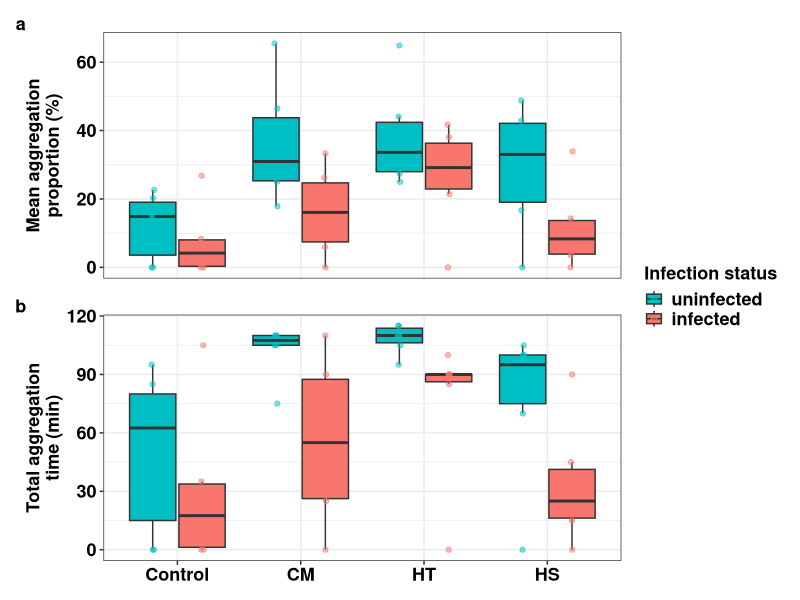
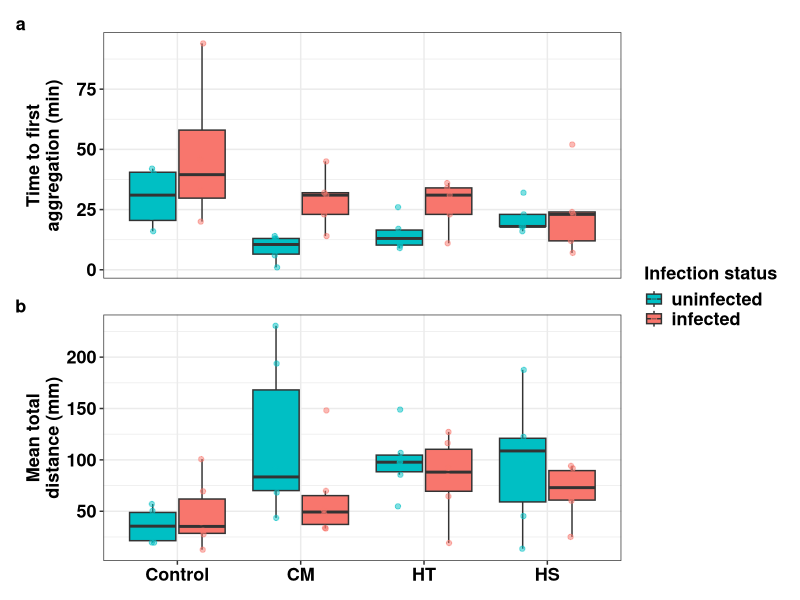
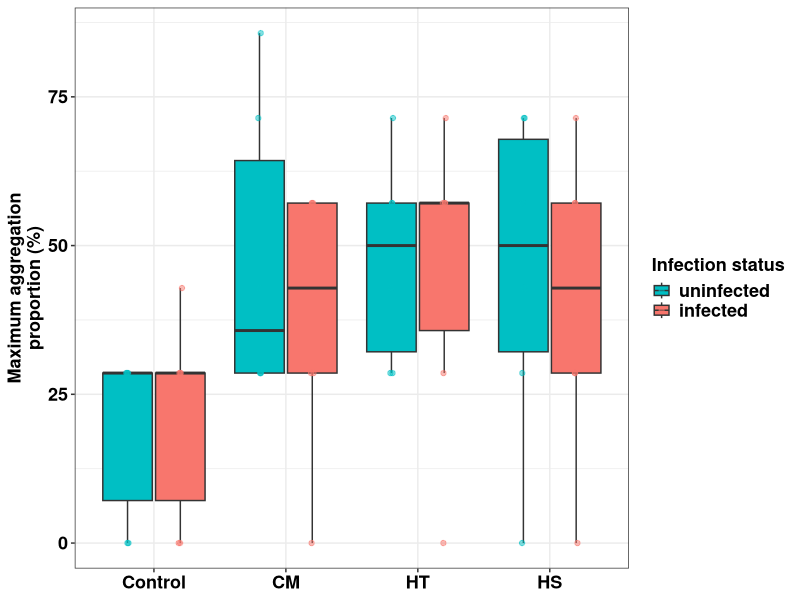
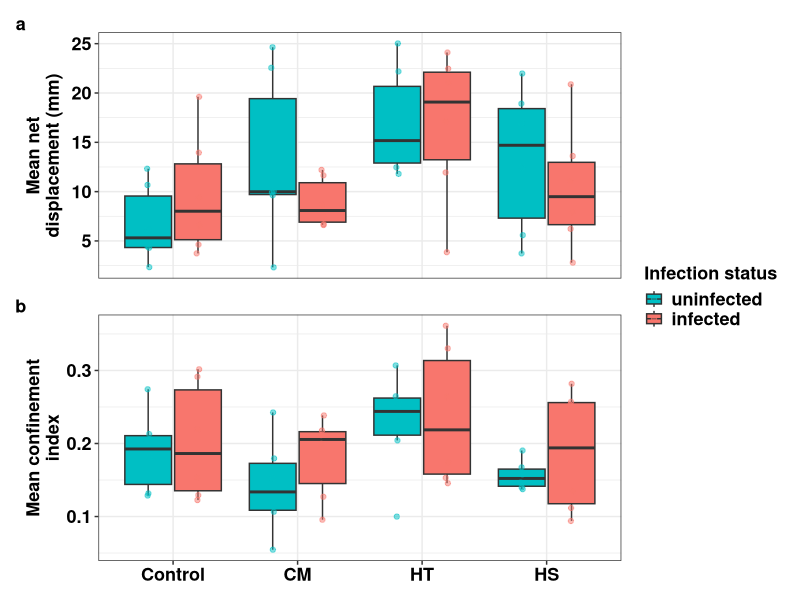
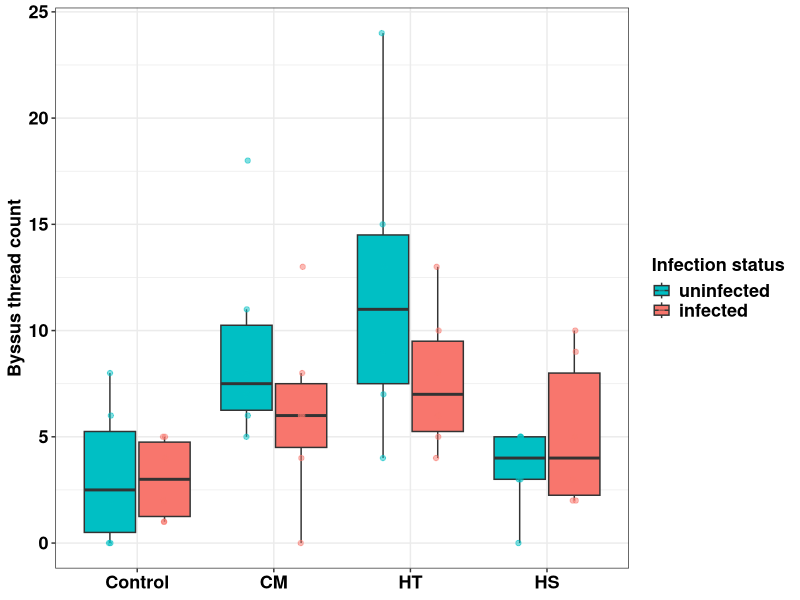
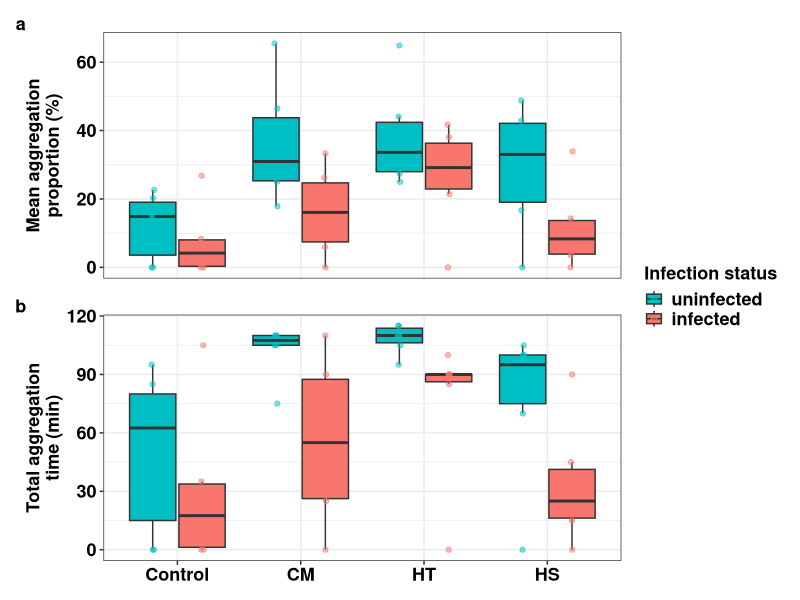
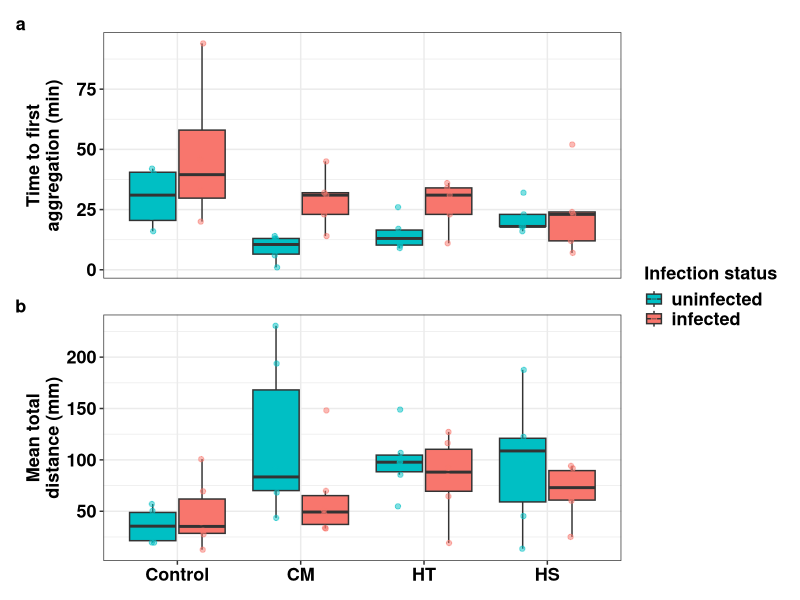
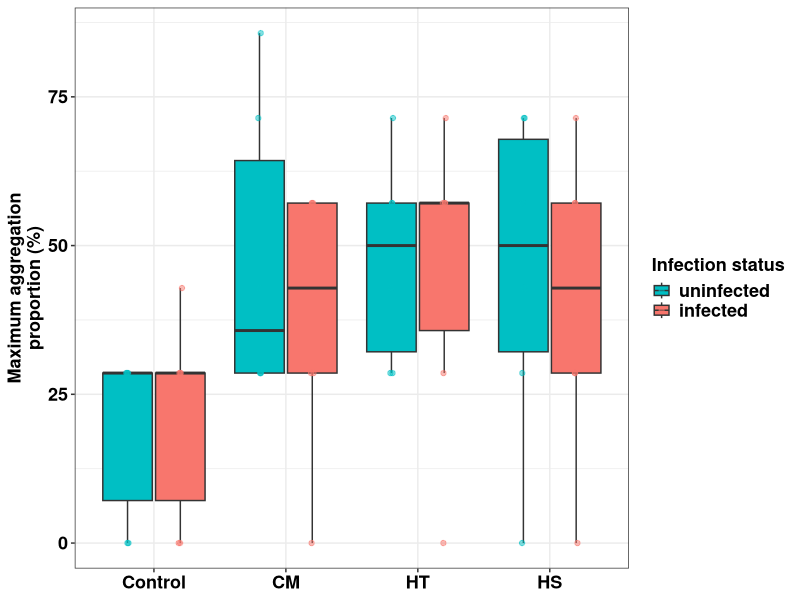

Generate these figures, in order, with R:
# # ============================================================
# Aggregation & Movement Figures
# Project: Effects of parasitic infection on predation risk
#          responses in blue mussels (Mytilus edulis)
#
# Main text:
#   Figure 1: (a) mean aggregation proportion, (b) total aggregation time
#   Figure 2: (a) time to first aggregation, (b) mean total distance
# Appendix (ordered by metric number in Table 1):
#   Figure S1: maximum aggregation proportion
#   Figure S2: (a) mean net displacement, (b) mean confinement index
#   Figure S3: byssus thread count
#
# Shared layout: paired panels share the x-axis (Group); a single
# legend is collected to the right; all fonts bold, size 13.
# ============================================================

library(dplyr)
library(ggplot2)
library(patchwork)

# ---- Data ----
move_total <- read.csv(
  "data/processed/merged_movement.csv",
  header = TRUE, sep = ",", stringsAsFactors = FALSE, fileEncoding = "UTF-8"
)
move_total$Group  <- factor(move_total$Group,
                            levels = c("Control", "CM", "HT", "HS"))
move_total$Status <- factor(move_total$Status,
                            levels = c("uninfected", "infected"))

# ---- Colours ----
col_status <- c("uninfected" = "#00BFC4", "infected" = "#F8766D")

# ---- Common theme (all bold, size 13) ----
base_theme <- theme_bw() +
  theme(
    strip.text   = element_text(face = "bold", size = 13, color = "black"),
    axis.text    = element_text(face = "bold", size = 13, color = "black"),
    axis.title   = element_text(face = "bold", size = 13, color = "black"),
    legend.title = element_text(face = "bold", size = 13, color = "black"),
    legend.text  = element_text(face = "bold", size = 13, color = "black"),
    legend.key.size = unit(0.5, "cm")
  )

# ---- Reusable panel builders ----------------------------------
# Top panel of a pair: x-axis removed (shared with bottom panel)
make_top <- function(data, yvar, ylab, tag) {
  ggplot(data, aes(x = Group, y = .data[[yvar]], fill = Status)) +
    geom_boxplot(outlier.shape = NA, position = position_dodge(width = 0.8)) +
    geom_jitter(aes(color = Status), alpha = 0.5, size = 1.5,
                position = position_jitterdodge(jitter.width = 0.05,
                                                dodge.width = 0.8)) +
    scale_fill_manual(values = col_status) +
    scale_color_manual(values = col_status) +
    base_theme +
    theme(axis.title.x = element_blank(),
          axis.text.x  = element_blank(),
          axis.ticks.x = element_blank(),
          plot.tag     = element_text(size = 13, face = "bold")) +
    labs(y = ylab, x = NULL,
         fill = "Infection status", color = "Infection status", tag = tag)
}

# Bottom panel of a pair: keeps the x-axis
make_bottom <- function(data, yvar, ylab, tag) {
  ggplot(data, aes(x = Group, y = .data[[yvar]], fill = Status)) +
    geom_boxplot(outlier.shape = NA, position = position_dodge(width = 0.8)) +
    geom_jitter(aes(color = Status), alpha = 0.5, size = 1.5,
                position = position_jitterdodge(jitter.width = 0.05,
                                                dodge.width = 0.8)) +
    scale_fill_manual(values = col_status) +
    scale_color_manual(values = col_status) +
    base_theme +
    theme(plot.tag = element_text(size = 13, face = "bold")) +
    labs(y = ylab, x = NULL,
         fill = "Infection status", color = "Infection status", tag = tag)
}

# Single (standalone) panel: keeps the x-axis, no tag
make_single <- function(data, yvar, ylab) {
  ggplot(data, aes(x = Group, y = .data[[yvar]], fill = Status)) +
    geom_boxplot(outlier.shape = NA, position = position_dodge(width = 0.8)) +
    geom_jitter(aes(color = Status), alpha = 0.5, size = 1.5,
                position = position_jitterdodge(jitter.width = 0.05,
                                                dodge.width = 0.8)) +
    scale_fill_manual(values = col_status) +
    scale_color_manual(values = col_status) +
    base_theme +
    labs(y = ylab, x = NULL,
         fill = "Infection status", color = "Infection status")
}

# ================================================================
# Figure 1: (a) mean aggregation proportion, (b) total aggregation time
# ================================================================
f1_a <- make_top(move_total, "mean_A",
                 "Mean aggregation\nproportion (%)", "a")
f1_b <- make_bottom(move_total, "total_time_agg",
                    "Total aggregation\ntime (min)", "b")

fig1 <- wrap_plots(f1_a, f1_b, ncol = 1) + plot_layout(guides = "collect")
fig1
ggsave("outputs/figures/Figure1_aggregation.pdf",
       plot = fig1, width = 8, height = 9)

# ================================================================
# Figure 2: (a) time to first aggregation, (b) mean total distance
#   Panel a uses only arenas where aggregation occurred
# ================================================================
f2_a <- make_top(filter(move_total, Aggregated == "yes"), "Start_Time",
                 "Time to first\naggregation (min)", "a")
f2_b <- make_bottom(move_total, "mean_gross_mm",
                    "Mean total\ndistance (mm)", "b")

fig2 <- wrap_plots(f2_a, f2_b, ncol = 1) + plot_layout(guides = "collect")
fig2
ggsave("outputs/figures/Figure2_time_distance.pdf",
       plot = fig2, width = 8, height = 9)

# ================================================================
# Figure S1: maximum aggregation proportion (single panel)
# ================================================================
figS1 <- make_single(move_total, "Amax",
                     "Maximum aggregation\nproportion (%)")
figS1
ggsave("outputs/figures/FigureS1_max_aggregation.pdf",
       plot = figS1, width = 8, height = 6)

# ================================================================
# Figure S2: (a) mean net displacement, (b) mean confinement index
# ================================================================
fS2_a <- make_top(move_total, "mean_net_mm",
                  "Mean net\ndisplacement (mm)", "a")
fS2_b <- make_bottom(move_total, "mean_CI",
                     "Mean confinement\nindex", "b")

figS2 <- wrap_plots(fS2_a, fS2_b, ncol = 1) + plot_layout(guides = "collect")
figS2
ggsave("outputs/figures/FigureS2_net_confinement.pdf",
       plot = figS2, width = 8, height = 9)

# ================================================================
# Figure S3: byssus thread count (single panel)
# ================================================================
figS3 <- make_single(move_total, "Byssus",
                     "Byssus thread count")
figS3
ggsave("outputs/figures/FigureS3_byssus.pdf",
       plot = figS3, width = 8, height = 6)
